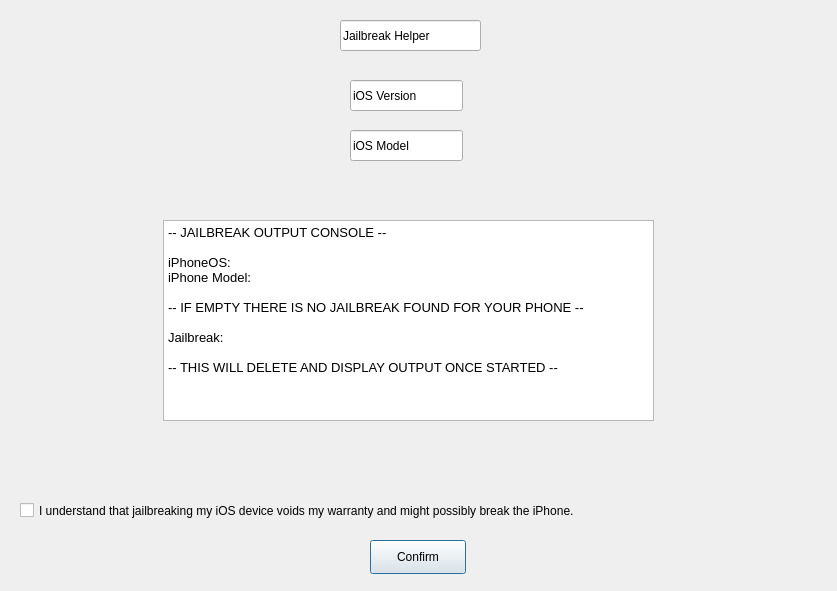
<?xml version="1.0" encoding="UTF-8"?>
<ui version="4.0">
 <class>Dialog</class>
 <widget class="QDialog" name="Dialog">
  <property name="geometry">
   <rect>
    <x>0</x>
    <y>0</y>
    <width>837</width>
    <height>591</height>
   </rect>
  </property>
  <property name="windowTitle">
   <string>Dialog</string>
  </property>
  <widget class="QPushButton" name="Confirm">
   <property name="geometry">
    <rect>
     <x>370</x>
     <y>540</y>
     <width>96</width>
     <height>34</height>
    </rect>
   </property>
   <property name="text">
    <string>Confirm</string>
   </property>
  </widget>
  <widget class="QCheckBox" name="Disclaimer">
   <property name="geometry">
    <rect>
     <x>20</x>
     <y>500</y>
     <width>801</width>
     <height>21</height>
    </rect>
   </property>
   <property name="text">
    <string>I understand that jailbreaking my iOS device voids my warranty and might possibly break the iPhone.</string>
   </property>
  </widget>
  <widget class="QLineEdit" name="Title">
   <property name="geometry">
    <rect>
     <x>340</x>
     <y>20</y>
     <width>141</width>
     <height>31</height>
    </rect>
   </property>
   <property name="text">
    <string>Jailbreak Helper</string>
   </property>
   <property name="readOnly">
    <bool>true</bool>
   </property>
  </widget>
  <widget class="QLineEdit" name="iPhoneOS">
   <property name="geometry">
    <rect>
     <x>350</x>
     <y>80</y>
     <width>113</width>
     <height>31</height>
    </rect>
   </property>
   <property name="text">
    <string>iOS Version</string>
   </property>
  </widget>
  <widget class="QLineEdit" name="iPhoneModel">
   <property name="geometry">
    <rect>
     <x>350</x>
     <y>130</y>
     <width>113</width>
     <height>31</height>
    </rect>
   </property>
   <property name="text">
    <string>iOS Model</string>
   </property>
  </widget>
  <widget class="QTextEdit" name="outputConsole">
   <property name="geometry">
    <rect>
     <x>163</x>
     <y>220</y>
     <width>491</width>
     <height>201</height>
    </rect>
   </property>
   <property name="readOnly">
    <bool>true</bool>
   </property>
   <property name="html">
    <string>&lt;!DOCTYPE HTML PUBLIC &quot;-//W3C//DTD HTML 4.0//EN&quot; &quot;http://www.w3.org/TR/REC-html40/strict.dtd&quot;&gt;
&lt;html&gt;&lt;head&gt;&lt;meta name=&quot;qrichtext&quot; content=&quot;1&quot; /&gt;&lt;style type=&quot;text/css&quot;&gt;
p, li { white-space: pre-wrap; }
&lt;/style&gt;&lt;/head&gt;&lt;body style=&quot; font-family:'DejaVu Sans Mono'; font-size:10pt; font-weight:400; font-style:normal;&quot;&gt;
&lt;p style=&quot; margin-top:0px; margin-bottom:0px; margin-left:0px; margin-right:0px; -qt-block-indent:0; text-indent:0px;&quot;&gt;-- JAILBREAK OUTPUT CONSOLE --&lt;/p&gt;
&lt;p style=&quot;-qt-paragraph-type:empty; margin-top:0px; margin-bottom:0px; margin-left:0px; margin-right:0px; -qt-block-indent:0; text-indent:0px;&quot;&gt;&lt;br /&gt;&lt;/p&gt;
&lt;p style=&quot; margin-top:0px; margin-bottom:0px; margin-left:0px; margin-right:0px; -qt-block-indent:0; text-indent:0px;&quot;&gt;iPhoneOS: &lt;/p&gt;
&lt;p style=&quot; margin-top:0px; margin-bottom:0px; margin-left:0px; margin-right:0px; -qt-block-indent:0; text-indent:0px;&quot;&gt;iPhone Model:&lt;/p&gt;
&lt;p style=&quot;-qt-paragraph-type:empty; margin-top:0px; margin-bottom:0px; margin-left:0px; margin-right:0px; -qt-block-indent:0; text-indent:0px;&quot;&gt;&lt;br /&gt;&lt;/p&gt;
&lt;p style=&quot; margin-top:0px; margin-bottom:0px; margin-left:0px; margin-right:0px; -qt-block-indent:0; text-indent:0px;&quot;&gt;-- IF EMPTY THERE IS NO JAILBREAK FOUND FOR YOUR PHONE --&lt;/p&gt;
&lt;p style=&quot;-qt-paragraph-type:empty; margin-top:0px; margin-bottom:0px; margin-left:0px; margin-right:0px; -qt-block-indent:0; text-indent:0px;&quot;&gt;&lt;br /&gt;&lt;/p&gt;
&lt;p style=&quot; margin-top:0px; margin-bottom:0px; margin-left:0px; margin-right:0px; -qt-block-indent:0; text-indent:0px;&quot;&gt;Jailbreak: &lt;/p&gt;
&lt;p style=&quot;-qt-paragraph-type:empty; margin-top:0px; margin-bottom:0px; margin-left:0px; margin-right:0px; -qt-block-indent:0; text-indent:0px;&quot;&gt;&lt;br /&gt;&lt;/p&gt;
&lt;p style=&quot; margin-top:0px; margin-bottom:0px; margin-left:0px; margin-right:0px; -qt-block-indent:0; text-indent:0px;&quot;&gt;-- THIS WILL DELETE AND DISPLAY OUTPUT ONCE STARTED --&lt;/p&gt;&lt;/body&gt;&lt;/html&gt;</string>
   </property>
  </widget>
 </widget>
 <resources/>
 <connections/>
</ui>
